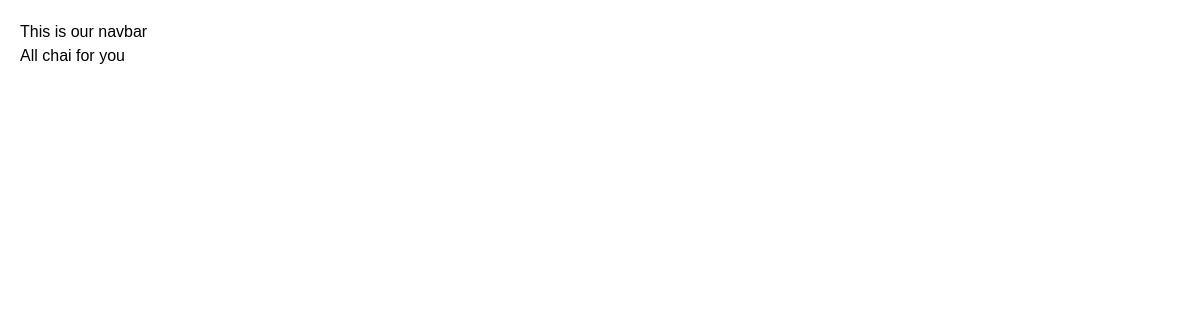
Page /chai/ on the earlier database version.
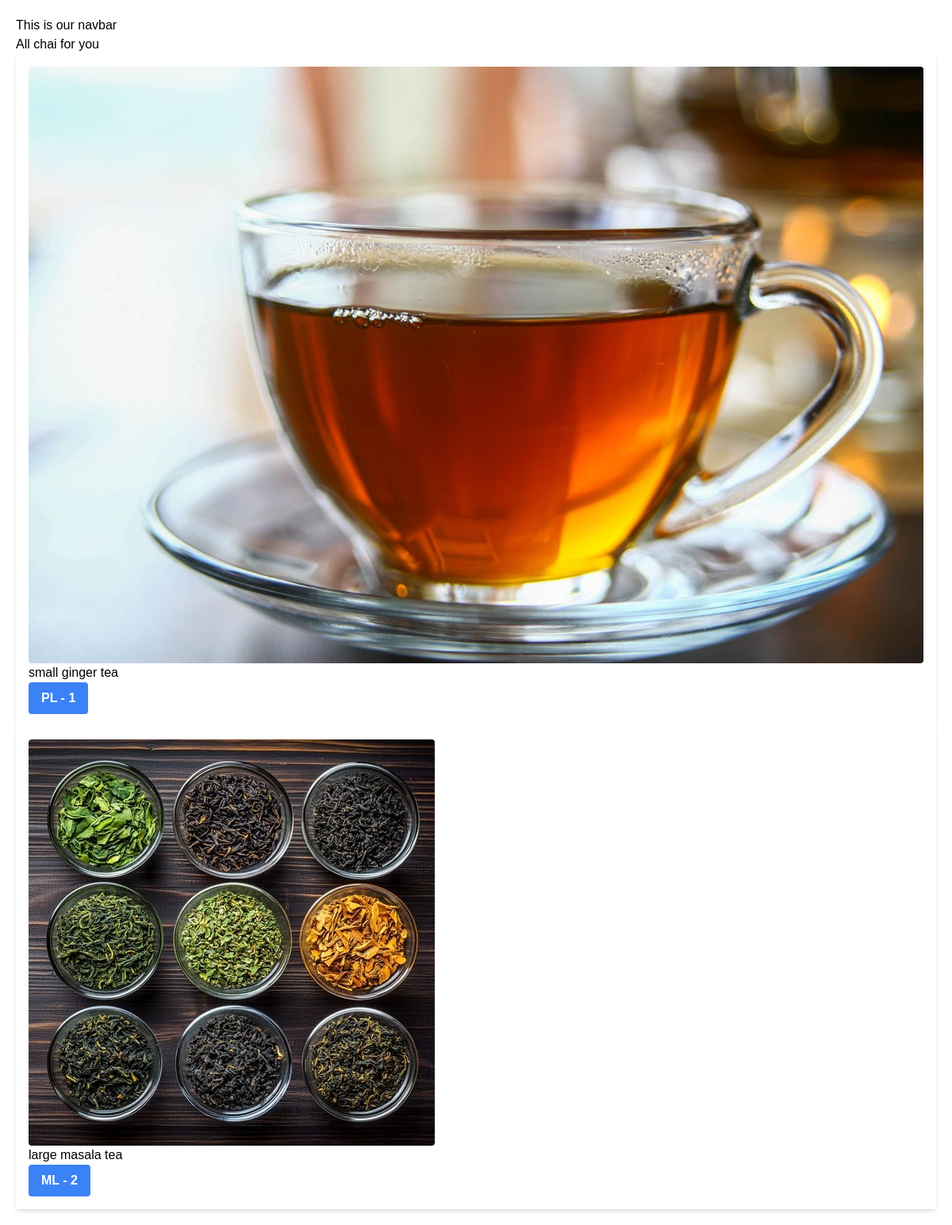
Same page on the later database version.
### chai/models.py (models this page shows, shortened)
class ChaiVariety(models.Model):
    CHAI_TYPE_CHOICES = [
        ('ML' , 'MASALA'),
        ('KL' , 'KADAK'),
        ('IL' , 'IRANI'),
        ('PL' , 'PLAIN'),
        ('SL' , 'SUGARLESS'),
    ]
    name = models.CharField(max_length=100)
    description = models.TextField(default = '')
    price = models.DecimalField(max_digits=5, decimal_places=2)
    image = models.ImageField(upload_to='chai/images/')
    date_added = models.DateTimeField(default=timezone.now)
    type = models.CharField(max_length=2, choices=CHAI_TYPE_CHOICES )

### chai/views.py (the view)
# urls.py: path('', views.all_chai, name='all_chai'),
def all_chai(request):
    chais = ChaiVariety.objects.all()
    return render(request, 'chai/all_chai.html', {'chais': chais})

### chai/templates/chai/all_chai.html (shortened to what this page needs)
{% extends "website/layout.html" %} {% block title %} Chai Page {% endblock %}
  {% block Content %}
  <h1>All chai for you</h1>
  {% for chai in chais %}
    <div class="bg-white p-4 shadow-md">
        <img class="rounded" src="{{chai.image.url}}" alt="" />
        <h3>{{chai.name}}</h3>
        <a href="{% url 'chai_detail' chai.id %}">
            <button
            type="button"
            class="bg-blue-500 hover:bg-blue-700 text-white font-bold py-2 px-4 rounded bg-blue-500 hover:bg-blue-700 text-white font-bold py-2 px-4 rounded"
            >
            {{chai.type}} - {{chai.id}}
            </button>
        </a>
    </div>
    {% endfor %}
{% endblock %}

### templates/website/layout.html (shortened to what this page needs)
{% load static tailwind_tags %}
<!DOCTYPE html>
<html lang="en">
<head>
    <link rel="stylesheet" href="{% static "style.css" %}">
    {% tailwind_css %}
</head>
<body>
    <nav>This is our navbar</nav>
    {% block Content %}{% endblock %}
</body>
</html>

### static/style.css (style rules this page uses)
body { font-family: Arial, sans-serif; margin: 20px; padding: 20px; }

Differences in the rows shown:
added ChaiVariety: image (picture), name "small ginger tea", type "PL", id "1"
added ChaiVariety: image (picture), name "large masala tea", type "ML", id "2"
